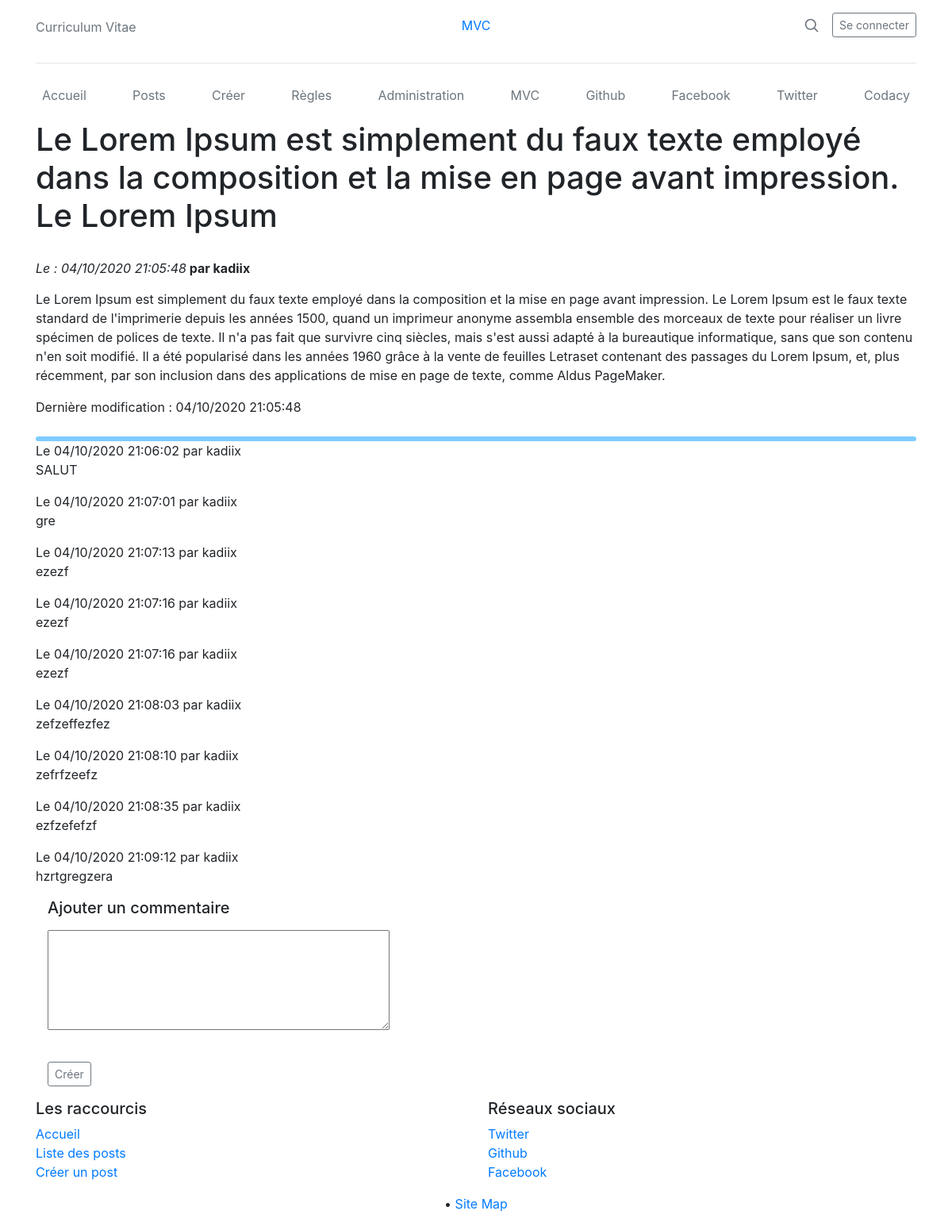
/posts/36, run on the app's committed database.
### tables this page shows
CREATE TABLE `post` (
  `id` int(11) NOT NULL,
  `idUser` int(11) NOT NULL,
  `title` text NOT NULL,
  `subject` text NOT NULL,
  `description` text NOT NULL,
  `creationDate` datetime NOT NULL,
  `modifyDate` datetime DEFAULT NULL,
  `isVerified` tinyint(1) NOT NULL
);

CREATE TABLE `user` (
  `id` int(11) NOT NULL,
  `firstname` varchar(255) NOT NULL,
  `lastname` varchar(255) NOT NULL,
  `username` varchar(255) NOT NULL,
  `password` text NOT NULL,
  `creationDate` datetime NOT NULL,
  `isAdmin` tinyint(1) NOT NULL DEFAULT 0
);

CREATE TABLE `comment` (
  `id` int(11) NOT NULL,
  `idPost` int(11) NOT NULL,
  `idUser` int(11) NOT NULL,
  `description` text NOT NULL,
  `creationDate` datetime NOT NULL,
  `isVerified` tinyint(1) NOT NULL
);

### index.php (called while the page is built, shortened)
<?php
try{
    require("class/Database.php");
    require("controller/postController.php");
    $rm = new Router($_GET['url']);
    $postC = new PostController();
    $userC = new UserController();
    $commC = new CommentController();
    $indexC = new IndexController();
    $adminC = new AdminController();
    $rm->get('/', function() use($indexC) {
        $indexC->index();
    });
    $rm->get('/posts', function() use($postC) {
        $postC->listPosts();
    });
    $rm->get('/posts/create', function() use($postC) {
        $postC->createPost();
    });
    $rm->get('/posts/modify/:id', function($id) use($postC) {
        $postC->modifyPost(null, null, null, $id);
    });
    $rm->get('/posts/:id', function($id) use($postC) {
        $postC->viewPost($id);
    });
    $rm->get('/user/register', function() use($userC) {
        $userC->register();
    });
    $rm->get('/user/login', function() use($userC) {
        $userC->login();
    });
    $rm->get('/user/admin', function() use($adminC) {
        $adminC->index();
    });
    $rm->post('/ajax/logout', function() use($userC){
        $userC->logout();
    });
    $rm->post('/ajax/deleteUser', function() use($userC){
        $userC->delete($_POST["idUser"]);
    });
    $rm->post('/ajax/deleteCom', function() use($commC){
        $commC->delete($_POST["idCom"]);
    });
    $rm->post('/ajax/valideCom', function() use($commC){
        $commC->validate($_POST["idCom"]);
    });
    $rm->post('/ajax/deletePost', function() use($postC){
        $postC->delete($_POST["idPost"]);
    });
    $rm->post('/ajax/validePost', function() use($postC){
        $postC->validate($_POST["idPost"]);
    });
    $rm->post('/ajax/post', function() use($postC){
        $postC->createPost($_POST["title"], $_POST["subject"], $_POST["description"]);
    });
    $rm->post('/ajax/comment', function() use($commC){
        $commC->createComment($_POST["idPost"], $_POST["description"]);
    });
    $rm->post('/ajax/modify', function() use($postC){
        $postC->modifyPost($_POST["title"], $_POST["subject"], $_POST["description"], $_POST["idPost"]);
    });
    $rm->post('/ajax/register', function() use($userC){
        $userC->register($_POST["username"], $_POST["firstname"], $_POST["lastname"], $_POST["password"]);
    });
    $rm->post('/ajax/login', function() use($userC){
        $userC->login($_POST["username"], $_POST["password"]);
    });
    $rm->post('/ajax/contact', function() use($indexC){
        $indexC->contact($_POST["name"], $_POST["email"], $_POST["message"]);
    });
    $rm->run();
}
catch(Exception $e){
    $message = $e->getMessage();
    $indexC->error($message);
}

### class/Route.php (called while the page is built, shortened)
<?php
class Route {
    private $path;
    private $callable;
    private $matches = [];
    public function __construct($path, $callable){
        $this->path = trim($path, '/');
        $this->callable = $callable;
    }
    public function match($url){
        $url = trim($url, '/');
        $path = preg_replace_callback('#:([\w]+)#', [$this, 'paramMatch'], $this->path);
        $regex = "#^$path$#i";
        if(!preg_match($regex, $url, $matches)){
            return false;
        }
        array_shift($matches);
        $this->matches = $matches;
        return true;
    }
    public function call(){
        return call_user_func_array($this->callable, $this->matches);
    }
}

### class/Router.php (called while the page is built, shortened)
<?php
class Router {
    private $url;
    private $routes = [];
    public function __construct($url){
        $this->url = $url;
    }
    private function add($path, $callable, $name, $method){
        $route = new Route($path, $callable);
        $this->routes[$method][] = $route;
        return $route;
    }
    public function run(){
        foreach($this->routes[$_SERVER['REQUEST_METHOD']] as $route){
            if($route->match($this->url)){
                return $route->call();
            }
        }
        throw new Exception('No matching routes');
    }
}

### controller/controller.php (called while the page is built, shortened)
<?php
require_once("model/userManager.php");
require_once("model/postManager.php");
require_once("model/commentManager.php");
class Controller{
    private $_postMan;
    private $_userMan;
    private $_commMan;
    public function __construct(){
        $this->_postMan = new PostManager();
        $this->_commMan = new CommentManager();
        $this->_userMan = new UserManager();
    }
    public function userMan(){
		return $this->_userMan;
    }
    public function postMan(){
		return $this->_postMan;
    }
    public function commMan(){
		return $this->_commMan;
	}
}

### class/Database.php (called while the page is built, shortened)
<?php
class Database{
	private $PDOInstance = null;
	private static $instance = null;
	private function __construct(){
		$this->PDOInstance = new PDO('mysql:dbname=' . self::DEFAULT_SQL_DTB.';host=' . self::DEFAULT_SQL_HOST, self::DEFAULT_SQL_USER , self::DEFAULT_SQL_PASS);
    }
	public static function getInstance(){
		if(is_null(self::$instance)){
	        self::$instance = new Database();
	    }
		return self::$instance;
    }
	public function prepare($prepare){
		return $this->PDOInstance->prepare($prepare);
	}
}

### model/postManager.php (called while the page is built, shortened)
<?php
require_once('model/entity/post.php');
class PostManager {
	private function buildFromRow($row){
		$creationDate = DateTime::createFromFormat('Y-m-d H:i:s', $row->creationDate);
		$modifyDate = DateTime::createFromFormat('Y-m-d H:i:s', $row->modifyDate);
		return new Post($row->id, $row->idUser, $row->title, $row->subject, $row->description, $creationDate, $modifyDate, $row->isVerified);
	}
	public function getById($id){
		$prepare = Database::getInstance()->prepare("SELECT * FROM post WHERE id = ?");
		$prepare->execute(array($id));
		if($row = $prepare->fetch(PDO::FETCH_OBJ)){
			return $this->buildFromRow($row);
		}else{
			return false;
		}
	}
}

### model/entity/post.php (called while the page is built, shortened)
<?php
class Post {
    private $_id;
    private $_idUser;
    private $_title;
    private $_description;
    private $_creationDate;
    private $_modifyDate;
    public function id(){
		return $this->_id;
	}
	public function setId($_id){
		$this->_id = $_id;
	}
	public function idUser(){
		return $this->_idUser;
	}
	public function setIdUser($_idUser){
		$this->_idUser = $_idUser;
	}
	public function title(){
		return $this->_title;
	}
	public function setTitle($_title){
		$this->_title = $_title;
	}
	public function description(){
		return $this->_description;
	}
	public function setDescription($_description){
		$this->_description = $_description;
	}
	public function creationDate(){
		return $this->_creationDate;
	}
	public function setCreationDate($_creationDate){
		$this->_creationDate = $_creationDate;
	}
	public function modifyDate(){
		return $this->_modifyDate;
	}
	public function setModifyDate($_modifyDate){
		$this->_modifyDate = $_modifyDate;
	}
}

### model/commentManager.php (called while the page is built, shortened)
<?php
require_once('model/entity/comment.php');
class CommentManager {
    private function buildFromRow($row){
		$creationDate = DateTime::createFromFormat('Y-m-d H:i:s', $row->creationDate);
		return new Comment($row->id, $row->idPost, $row->idUser, $row->description, $creationDate, $row->isVerified);
	}
    public function getByIdPost($idPost){
		$prepare = Database::getInstance()->prepare("SELECT * FROM comment WHERE idPost = ?");
		$prepare->execute(array($idPost));
		$commentsList = array();
		while ($row = $prepare->fetch(PDO::FETCH_OBJ)) {
			$commentsList[] = $this->buildFromRow($row);
		}
		return $commentsList;
	}
}

### model/entity/comment.php (called while the page is built, shortened)
<?php
class Comment {
    private $_idUser;
    private $_description;
    private $_creationDate;
    private $_isVerified;
	public function idUser(){
		return $this->_idUser;
	}
	public function setIdUser($_idUser){
		$this->_idUser = $_idUser;
	}
	public function description(){
		return $this->_description;
	}
	public function setDescription($_description){
		$this->_description = $_description;
	}
	public function creationDate(){
		return $this->_creationDate;
	}
	public function setCreationDate($_creationDate){
		$this->_creationDate = $_creationDate;
	}
	public function isVerified(){
		return $this->_isVerified;
	}
	public function setIsVerified($_isVerified){
		$this->_isVerified = $_isVerified;
	}
}

### model/userManager.php (called while the page is built, shortened)
<?php
require_once('model/entity/user.php');
class UserManager {
	private function buildFromRow($row){
		$creationDate = DateTime::createFromFormat('Y-m-d H:i:s', $row->creationDate);
		return new User($row->id, $row->firstname, $row->lastname, $row->username, $row->password, $creationDate, $row->isAdmin);
	}
	public function getById($id){
		$prepare = Database::getInstance()->prepare("SELECT * FROM user WHERE id = ?");
		$prepare->execute(array($id));
		if($row = $prepare->fetch(PDO::FETCH_OBJ)){
			return $this->buildFromRow($row);
		}else{
			return false;
		}
	}
}

### model/entity/user.php (called while the page is built, shortened)
<?php
class User{
    private $_username;
	public function userName(){
		return $this->_username;
	}
	public function setUserName($_username){
		$this->_username = $_username;
	}
}

### view/pages/viewPostView.php (the view, shortened to what this page needs)
<div class="container">
    <div class="postBody">
            <?php
                echo('<h1 class="pageTitle" style="margin-bottom: 30px;" >' . htmlspecialchars($post->title()) . '</h1>');
                echo('<em>Le : ' . $post->creationDate()->format('d/m/Y H:i:s') . '</em><strong> par ' . $needed_users[$post->idUser()]->username() . '</strong>');
                echo('<p style="margin-top: 15px" class="postDescription">' . nl2br(htmlspecialchars($post->description())) . '</p>');
                if($post->modifyDate() != null){echo ('Dernière modification : '. $post->modifyDate()->format('d/m/Y H:i:s'));}
            ?>
        </div>
        <div class="card-shape-right colorRandom flex-auto d-none d-md-block" style="width: 100%; height: 6px; margin-top: 25px; background-color: #7FCBFF; border-radius: 5px;"></div>
        <div class="commentBody">
            <?php
                foreach($commentsList as $item){ if($item->isVerified()){?>
                    <div class="commentItem">
                        <span class="commentInfo"><?= "Le ".$item->creationDate()->format('d/m/Y H:i:s')." par ".$needed_users[$item->idUser()]->username(); ?></span>
                        <p class="commmentDescription"><?= nl2br(htmlspecialchars($item->description())); ?></p>
                    </div>
            <?php }} ?>
        <form action="" id='newComment' value="<?= htmlspecialchars($post->id()); ?>" method="post">
            <div class="container">
                <label for="comment"><h5>Ajouter un commentaire</h5></label><br/>
                <textarea id="comment" name="comment" class="post_blog_area" cols="40" rows="5" required></textarea><br/><br/>
                <button type="submit" class=" btn btn-sm btn-outline-secondary">Créer</button>
            </div>
        </form>
    </div>
</div>

### data on the page
post: title "Le Lorem Ipsum est simplement du faux texte employé dans la composition et la mise en page avant impression. Le Lorem Ipsum", idUser.username "kadiix", description "Le Lorem Ipsum est simplement du faux texte employé dans la composition et la mise en page avant impression. Le Lorem Ipsum est le faux texte standard de l'imprimerie depuis les années 1500, quand un imprimeur anonyme assembla ensemble des morceaux de texte pour réaliser un livre spécimen de polices de texte. Il n'a pas fait que survivre cinq siècles, mais s'est aussi adapté à la bureautique informatique, sans que son contenu n'en soit modifié. Il a été popularisé dans les années 1960 grâce à la vente de feuilles Letraset contenant des passages du Lorem Ipsum, et, plus récemment, par son inclusion dans des applications de mise en page de texte, comme Aldus PageMaker."
comment: format "04/10/2020 21:06:02", idUser.username "kadiix", description "SALUT"
comment: format "04/10/2020 21:07:01", idUser.username "kadiix", description "gre"
comment: format "04/10/2020 21:07:13", idUser.username "kadiix", description "ezezf"
comment: format "04/10/2020 21:07:16", idUser.username "kadiix", description "ezezf"
comment: format "04/10/2020 21:07:16", idUser.username "kadiix", description "ezezf"
comment: format "04/10/2020 21:08:03", idUser.username "kadiix", description "zefzeffezfez"
comment: format "04/10/2020 21:08:10", idUser.username "kadiix", description "zefrfzeefz"
comment: format "04/10/2020 21:08:35", idUser.username "kadiix", description "ezfzefefzf"
comment: format "04/10/2020 21:09:12", idUser.username "kadiix", description "hzrtgregzera"

### other printed values
$post->creationDate()->format('d/m/Y H:i:s') "04/10/2020 21:05:48"
$post->modifyDate()->format('d/m/Y H:i:s') "04/10/2020 21:05:48"
